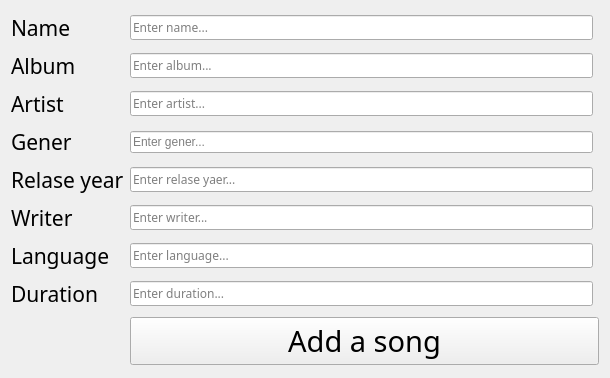
<?xml version="1.0" encoding="UTF-8"?>
<ui version="4.0">
 <class>AddSong</class>
 <widget class="QWidget" name="AddSong">
  <property name="geometry">
   <rect>
    <x>0</x>
    <y>0</y>
    <width>610</width>
    <height>378</height>
   </rect>
  </property>
  <property name="windowTitle">
   <string>Add song</string>
  </property>
  <property name="windowIcon">
   <iconset resource="ICONS.qrc">
    <normaloff>:/new/prefix1/png-transparent-add-create-new-plus-sheet-icon.png</normaloff>:/new/prefix1/png-transparent-add-create-new-plus-sheet-icon.png</iconset>
  </property>
  <layout class="QGridLayout" name="gridLayout">
   <item row="1" column="0">
    <widget class="QLabel" name="label_album">
     <property name="font">
      <font>
       <family>Modern No. 20</family>
       <pointsize>16</pointsize>
      </font>
     </property>
     <property name="text">
      <string>Album</string>
     </property>
    </widget>
   </item>
   <item row="10" column="1" colspan="2">
    <widget class="QPushButton" name="Button_song">
     <property name="font">
      <font>
       <family>Modern No. 20</family>
       <pointsize>22</pointsize>
      </font>
     </property>
     <property name="autoFillBackground">
      <bool>false</bool>
     </property>
     <property name="text">
      <string>Add a song</string>
     </property>
     <property name="default">
      <bool>false</bool>
     </property>
     <property name="flat">
      <bool>false</bool>
     </property>
    </widget>
   </item>
   <item row="1" column="1">
    <widget class="QLineEdit" name="lineEdit_album">
     <property name="font">
      <font>
       <family>Century Gothic</family>
      </font>
     </property>
     <property name="placeholderText">
      <string>Enter album...</string>
     </property>
    </widget>
   </item>
   <item row="9" column="0">
    <widget class="QLabel" name="label_time">
     <property name="font">
      <font>
       <family>Modern No. 20</family>
       <pointsize>16</pointsize>
      </font>
     </property>
     <property name="text">
      <string>Duration</string>
     </property>
    </widget>
   </item>
   <item row="3" column="0">
    <widget class="QLabel" name="label_gener">
     <property name="font">
      <font>
       <family>Modern No. 20</family>
       <pointsize>16</pointsize>
      </font>
     </property>
     <property name="text">
      <string>Gener</string>
     </property>
    </widget>
   </item>
   <item row="7" column="0">
    <widget class="QLabel" name="label_writer">
     <property name="font">
      <font>
       <family>Modern No. 20</family>
       <pointsize>16</pointsize>
      </font>
     </property>
     <property name="text">
      <string>Writer</string>
     </property>
    </widget>
   </item>
   <item row="0" column="0">
    <widget class="QLabel" name="label_name">
     <property name="font">
      <font>
       <family>Modern No. 20</family>
       <pointsize>16</pointsize>
      </font>
     </property>
     <property name="text">
      <string>Name</string>
     </property>
    </widget>
   </item>
   <item row="8" column="0">
    <widget class="QLabel" name="label_lng">
     <property name="font">
      <font>
       <family>Modern No. 20</family>
       <pointsize>16</pointsize>
      </font>
     </property>
     <property name="text">
      <string>Language</string>
     </property>
    </widget>
   </item>
   <item row="2" column="0">
    <widget class="QLabel" name="label_artist">
     <property name="font">
      <font>
       <family>Modern No. 20</family>
       <pointsize>16</pointsize>
      </font>
     </property>
     <property name="text">
      <string>Artist</string>
     </property>
    </widget>
   </item>
   <item row="2" column="1">
    <widget class="QLineEdit" name="lineEdit_artist">
     <property name="font">
      <font>
       <family>Century Gothic</family>
      </font>
     </property>
     <property name="placeholderText">
      <string>Enter artist...</string>
     </property>
    </widget>
   </item>
   <item row="3" column="1">
    <widget class="QLineEdit" name="lineEdit_gener">
     <property name="placeholderText">
      <string>Enter gener...</string>
     </property>
    </widget>
   </item>
   <item row="0" column="1">
    <widget class="QLineEdit" name="lineEdit_name">
     <property name="font">
      <font>
       <family>Century Gothic</family>
      </font>
     </property>
     <property name="placeholderText">
      <string>Enter name...</string>
     </property>
    </widget>
   </item>
   <item row="4" column="1">
    <widget class="QLineEdit" name="lineEdit_year">
     <property name="font">
      <font>
       <family>Century Gothic</family>
      </font>
     </property>
     <property name="placeholderText">
      <string>Enter relase yaer...</string>
     </property>
    </widget>
   </item>
   <item row="4" column="0">
    <widget class="QLabel" name="label_year">
     <property name="font">
      <font>
       <family>Modern No. 20</family>
       <pointsize>16</pointsize>
      </font>
     </property>
     <property name="text">
      <string>Relase year</string>
     </property>
    </widget>
   </item>
   <item row="7" column="1">
    <widget class="QLineEdit" name="lineEdit_writer">
     <property name="font">
      <font>
       <family>Century Gothic</family>
      </font>
     </property>
     <property name="placeholderText">
      <string>Enter writer...</string>
     </property>
    </widget>
   </item>
   <item row="8" column="1">
    <widget class="QLineEdit" name="lineEdit_lng">
     <property name="font">
      <font>
       <family>Century Gothic</family>
      </font>
     </property>
     <property name="placeholderText">
      <string>Enter language...</string>
     </property>
    </widget>
   </item>
   <item row="9" column="1">
    <widget class="QLineEdit" name="lineEdit_time">
     <property name="font">
      <font>
       <family>Century Gothic</family>
      </font>
     </property>
     <property name="placeholderText">
      <string>Enter duration...</string>
     </property>
    </widget>
   </item>
  </layout>
 </widget>
 <resources>
  <include location="ICONS.qrc"/>
 </resources>
 <connections/>
</ui>
